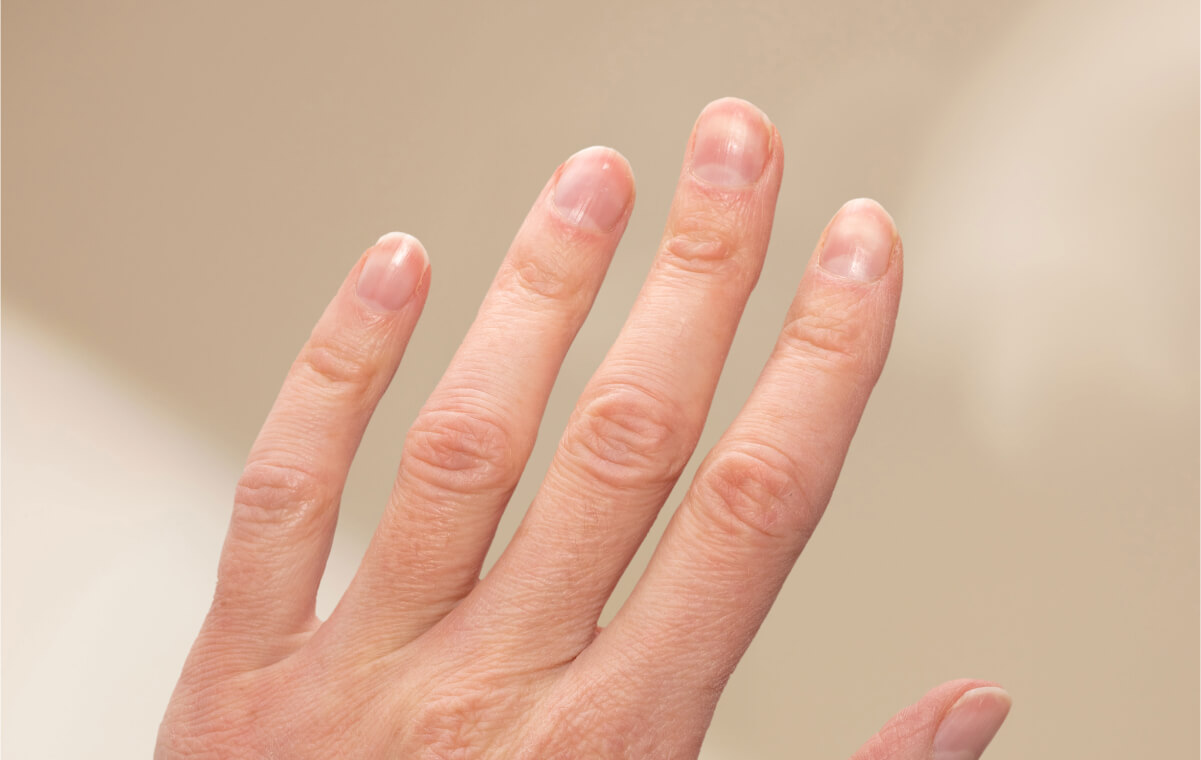
#> input picture Model_Training/dataset/raw/healthy_nails/000003.jpg, 1201 x 760 px; its folder holds only this picture in this run
$ python preprocessing.py
#> lines starting #> are read from the running program, lines starting #| are printed output that depends on the picture; after the words box and inside, x2 and y2 are one past the last pixel; in counts of white or black regions, pixels touching at a corner belong together
### Model_Training/src/segmentation.py
import cv2
import numpy as np
from skimage import morphology


def denoise(img):
    """Remove camera noise while preserving edges."""
    return cv2.fastNlMeansDenoisingColored(
        img,
        None,
        h=7,
        hColor=7,
        templateWindowSize=7,
        searchWindowSize=21,
    )


def segment_nail(img):
    """
    Segment nail using HSV thresholding.
    Returns cropped nail image.
    """

    hsv = cv2.cvtColor(img, cv2.COLOR_BGR2HSV)

    lower = np.array([0, 0, 120])
    upper = np.array([180, 90, 255])

    mask = cv2.inRange(hsv, lower, upper)

    mask = morphology.remove_small_objects(mask.astype(bool), min_size=300)
    mask = morphology.remove_small_holes(mask, area_threshold=300)

    mask = (mask.astype(np.uint8)) * 255

    contours, _ = cv2.findContours(
        mask,
        cv2.RETR_EXTERNAL,
        cv2.CHAIN_APPROX_SIMPLE
    )

    if len(contours) == 0:
        return img

    largest = max(contours, key=cv2.contourArea)

    nail_mask = np.zeros_like(mask)

    cv2.drawContours(
        nail_mask,
        [largest],
        -1,
        255,
        thickness=cv2.FILLED
    )

    x, y, w, h = cv2.boundingRect(largest)

    nail_crop = img[y:y+h, x:x+w]

    return nail_crop

### Model_Training/src/illumination.py
import cv2
import numpy as np


def gray_world_white_balance(img):
    """Correct color cast using Gray World assumption."""
    result = img.astype(np.float32)

    avg_b = np.mean(result[:, :, 0])
    avg_g = np.mean(result[:, :, 1])
    avg_r = np.mean(result[:, :, 2])

    avg_gray = (avg_b + avg_g + avg_r) / 3

    result[:, :, 0] *= avg_gray / (avg_b + 1e-6)
    result[:, :, 1] *= avg_gray / (avg_g + 1e-6)
    result[:, :, 2] *= avg_gray / (avg_r + 1e-6)

    return np.clip(result, 0, 255).astype(np.uint8)


def remove_glare(img):
    gray = cv2.cvtColor(img, cv2.COLOR_BGR2GRAY)

    _, mask = cv2.threshold(gray, 230, 255, cv2.THRESH_BINARY)

    mask = cv2.dilate(mask, np.ones((3, 3), np.uint8), iterations=1)

    return cv2.inpaint(img, mask, 5, cv2.INPAINT_TELEA)


def clahe_enhancement(img):
    lab = cv2.cvtColor(img, cv2.COLOR_BGR2LAB)

    l, a, b = cv2.split(lab)

    clahe = cv2.createCLAHE(
        clipLimit=2.0,
        tileGridSize=(8, 8)
    )

    l = clahe.apply(l)

    lab = cv2.merge((l, a, b))

    return cv2.cvtColor(lab, cv2.COLOR_LAB2BGR)


def illumination_pipeline(img):

    img = gray_world_white_balance(img)

    img = remove_glare(img)

    img = clahe_enhancement(img)

    return img

### Model_Training/src/preprocessing.py
import os
import cv2
import numpy as np
from tqdm import tqdm
from segmentation import denoise, segment_nail
from illumination import illumination_pipeline

# ======================================================
# Project : Nail Nutrition
# Module  : Image Preprocessing
# ======================================================

# Get project root directory
BASE_DIR = os.path.dirname(os.path.dirname(os.path.abspath(__file__)))

# Dataset paths
RAW_DATASET = os.path.join(BASE_DIR, "dataset", "raw")
PROCESSED_DATASET = os.path.join(BASE_DIR, "dataset", "processed")

# Image size
IMAGE_SIZE = (224, 224)

# Create processed folder if it doesn't exist
os.makedirs(PROCESSED_DATASET, exist_ok=True)


def preprocess_image(image):
    """
    Complete preprocessing pipeline
    """

    # Resize image
    image = cv2.resize(image, IMAGE_SIZE)

    # Step 1: Remove camera noise
    image = denoise(image)

    # Step 2: Segment the nail
    image = segment_nail(image)

    # Step 3: Resize again because segmentation crops the image
    image = cv2.resize(image, IMAGE_SIZE)

    # Step 4: Correct illumination
    image = illumination_pipeline(image)

    # Step 5: Normalize
    image = image.astype(np.float32) / 255.0

    return image


print("\n========================================")
print("Starting Image Preprocessing...")
print("========================================\n")

# Loop through each class
for class_name in os.listdir(RAW_DATASET):

    class_path = os.path.join(RAW_DATASET, class_name)

    # Skip non-folder files
    if not os.path.isdir(class_path):
        continue

    print(f"Processing class: {class_name}")

    # Create output folder
    save_path = os.path.join(PROCESSED_DATASET, class_name)
    os.makedirs(save_path, exist_ok=True)

    # Process every image
    for image_name in tqdm(os.listdir(class_path)):

        image_path = os.path.join(class_path, image_name)

        # Skip folders accidentally placed inside
        if os.path.isdir(image_path):
            continue

        image = cv2.imread(image_path)
#> image is the input picture: shape (760, 1201, 3); mean B, G, R 156.3, 179.2, 213.1

        if image is None:
            print(f"Skipping unreadable image: {image_name}")
            continue

        processed_image = preprocess_image(image)
#> in preprocess_image, `image = cv2.resize(image, IMAGE_SIZE)`:
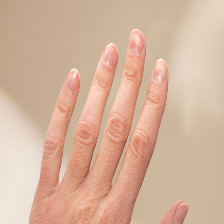
#> image: shape (224, 224, 3); mean of channels 0, 1, 2 156.2, 179.1, 213; drawn as B, G, R
#> in segment_nail, `hsv = cv2.cvtColor(img, cv2.COLOR_BGR2HSV)`: hsv: shape (224, 224, 3); mean H, S, V 13.1, 69.1, 213.2
#> in segment_nail, `mask = cv2.inRange(hsv, lower, upper)`:
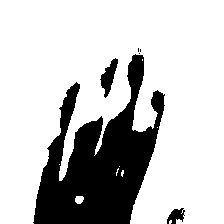
#> mask: shape (224, 224); 77.1% white; 6 black regions (3 under 20 px), largest, box (x1, y1, x2, y2) and area: (33, 54, 165, 224) 10981, (100, 58, 118, 98) 333, (167, 208, 185, 224) 173
#> in segment_nail, `mask = morphology.remove_small_objects(mask.astype(bool), min_size=300)`: mask: shape (224, 224) bool; 76.9% white; 6 black regions (3 under 20 px), largest, box (x1, y1, x2, y2) and area: (33, 54, 165, 224) 11071, (100, 58, 118, 98) 333, (167, 208, 185, 224) 187
#> in segment_nail, `mask = morphology.remove_small_holes(mask, area_threshold=300)`:
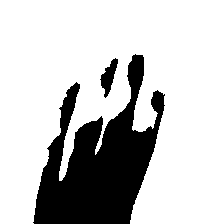
#> mask: shape (224, 224) bool; 77.3% white; 2 black regions, box (x1, y1, x2, y2) and area: (33, 54, 165, 224) 11071, (100, 58, 118, 98) 333
#> in segment_nail, `mask = (mask.astype(np.uint8)) * 255`: mask: shape (224, 224); 77.3% white; 2 black regions
#> in segment_nail, `contours, _ = cv2.findContours( mask, cv2.RETR_EXTERNAL, cv2.CHAIN_APP..`: contours = 1 contour; box (x1, y1, x2, y2) and area: (0, 0, 224, 224) 38330
#> in segment_nail, `largest = max(contours, key=cv2.contourArea)`: largest = contour of 384 points, box (x1, y1, x2, y2) (0, 0, 224, 224), area 38330
#> in segment_nail, `cv2.drawContours( nail_mask, [largest], -1, 255, thickness=cv2.FILLED )`:
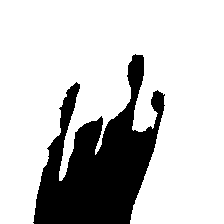
#> nail_mask: shape (224, 224); 77.9% white; 1 black region, box (x1, y1, x2, y2) and area: (33, 54, 165, 224) 11071
#> in segment_nail, `x, y, w, h = cv2.boundingRect(largest)`: x = 0; w = 224
#> in gray_world_white_balance, `avg_b = np.mean(result[:, :, 0])`: avg_b = 155.7
#> in gray_world_white_balance, `avg_g = np.mean(result[:, :, 1])`: avg_g = 179.1
#> in gray_world_white_balance, `avg_r = np.mean(result[:, :, 2])`: avg_r = 213.2
#> in gray_world_white_balance, `avg_gray = (avg_b + avg_g + avg_r) / 3`: avg_gray = 182.7
#> in gray_world_white_balance, `result[:, :, 2] *= avg_gray / (avg_r + 1e-6)`:
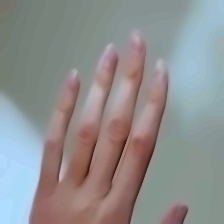
#> result: shape (224, 224, 3) float32; mean of channels 0, 1, 2 182.7, 182.7, 182.7; drawn with min black and max white
#> in remove_glare, `_, mask = cv2.threshold(gray, 230, 255, cv2.THRESH_BINARY)`: mask: shape (224, 224); every value is 0
#> in clahe_enhancement, `lab = cv2.cvtColor(img, cv2.COLOR_BGR2LAB)`: lab: shape (224, 224, 3); mean of channels 0, 1, 2 189.2, 128.3, 128.2
#> in clahe_enhancement, `l, a, b = cv2.split(lab)`:
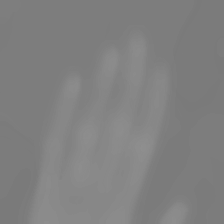
#> a: shape (224, 224); min 122, max 143, mean 128.3
#> in clahe_enhancement, `lab = cv2.merge((l, a, b))`: lab: shape (224, 224, 3); mean of channels 0, 1, 2 189.2, 128.3, 128.2
#> in clahe_enhancement, `return cv2.cvtColor(lab, cv2.COLOR_LAB2BGR)`:
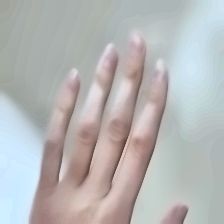
#> returned value: shape (224, 224, 3); mean B, G, R 182.4, 182.5, 182.6

        # Convert back to uint8 for saving
        processed_image = (processed_image * 255).astype(np.uint8)

        save_image_path = os.path.join(save_path, image_name)

        cv2.imwrite(save_image_path, processed_image)
#> pass 2 of the loop `for class_name in os.listdir(RAW_DATASET):`:
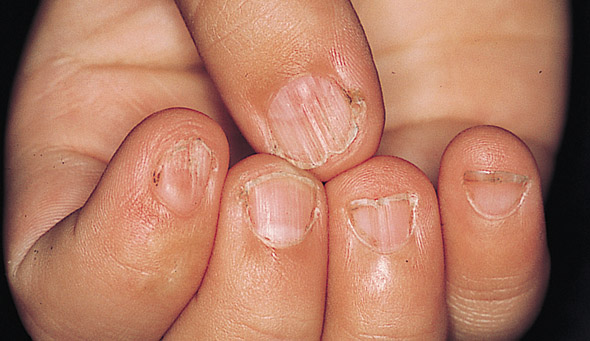
#> input picture Model_Training/dataset/raw/iron_deficiency/000006.jpg, 590 x 341 px
#> image is the input picture: shape (341, 590, 3); mean B, G, R 100.3, 123.9, 180.2
#> hsv: shape (224, 224, 3); mean H, S, V 19.1, 109.6, 180.2
#> in segment_nail (call 2), `mask = morphology.remove_small_objects(mask.astype(bool), min_size=300)`:
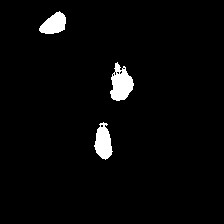
#> mask: shape (224, 224) bool; 2.9% white; 3 white regions, box (x1, y1, x2, y2) and area: (110, 62, 134, 101) 588, (94, 122, 113, 160) 465, (39, 11, 66, 34) 411
#> contours = 3 contours; box (x1, y1, x2, y2) and area: (110, 62, 134, 101) 552, (94, 122, 113, 160) 426, (39, 11, 66, 34) 376
#> largest = contour of 60 points, box (x1, y1, x2, y2) (110, 62, 134, 101), area 552
#> nail_mask: shape (224, 224); 1.2% white; 1 white region, box (x1, y1, x2, y2) and area: (110, 62, 134, 101) 602
#> x = 110; y = 62; w = 24; h = 39
#> in clahe_enhancement (call 2), `l = clahe.apply(l)`:
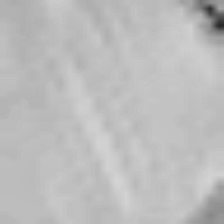
#> l: shape (224, 224); min 42, max 212, mean 188.7

print("\n========================================")
print(" Image Preprocessing Completed!")
print(" Processed images saved in:")
print(PROCESSED_DATASET)
print("========================================")
